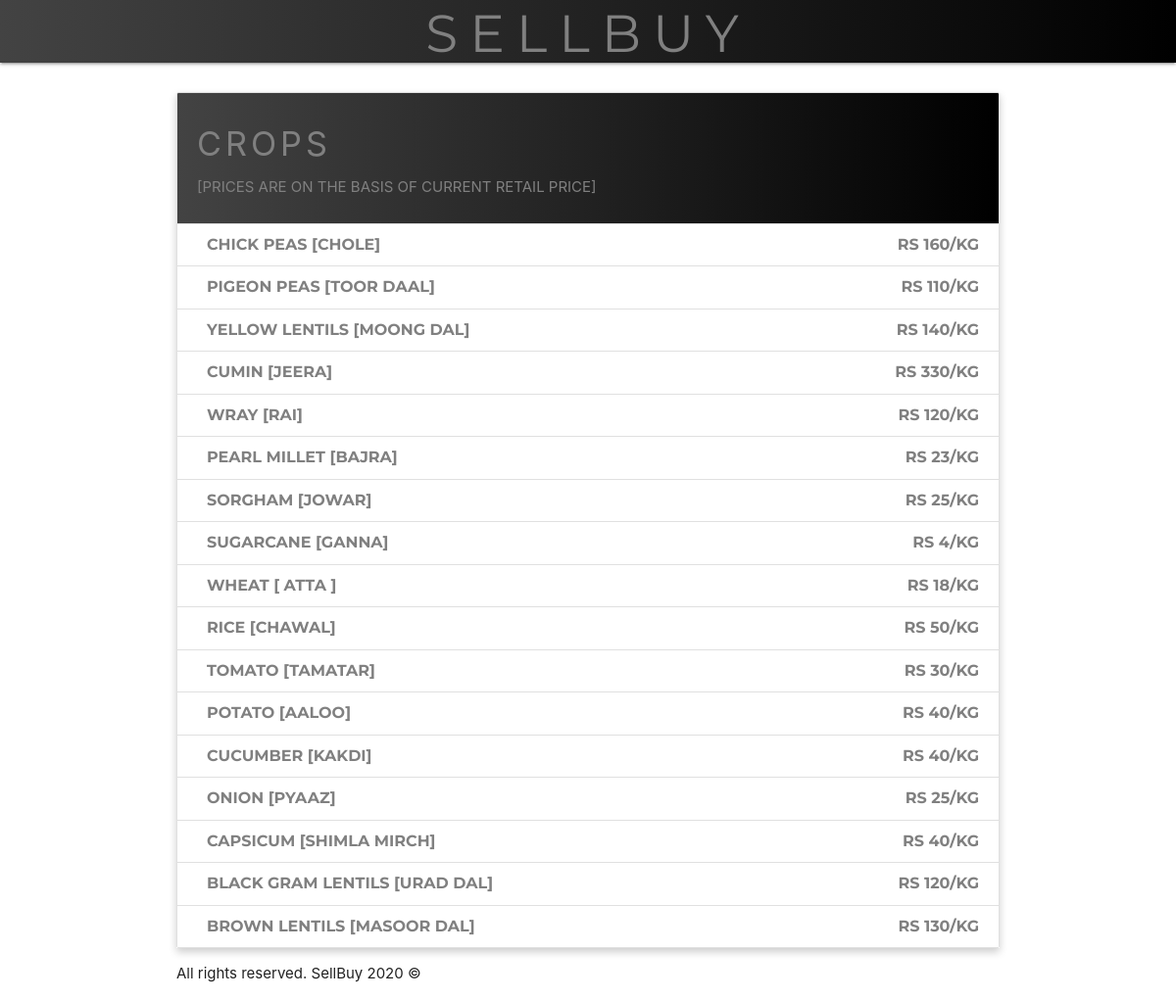
Screenshot of /price with the database file from the repository.
### home/models.py (models this page shows, shortened)
class Crop(models.Model):
    cropName = models.CharField(max_length=100)
    cropPrice = models.IntegerField()

### home/views.py (the view)
# urls.py: path('price', views.price, name='price'),
def price(request):
    crop = Crop.objects.all()
    return render(request, 'price.html',{'crop':crop})

### templates/price.html (shortened to what this page needs)
<!DOCTYPE html>
<html>
  <head>
    <link rel="stylesheet" href="https://cdnjs.cloudflare.com/ajax/libs/materialize/1.0.0/css/materialize.min.css">
  </head>
  <body>
    <nav id="navStyle">
        <div class="nav-wrapper">
            <a href="/"><h2 id="navh2">SellBuy</h2></a>
        </div>
    </nav>
      <div class="container" id='pushDown'>
          <ul class="collection with-header" id='priceList'>
              <div class="collection-header" id='listHead'><h4>Crops</h4>
                <p style="color: grey;">[Prices are on the basis of Current Retail price]</p>
              </div>
              {% for currCrop in crop %}
              <li class="collection-item" id='styleListItem'>
                  {{currCrop.cropName}}
                  <span class="right" id='noRight'>
                    Rs {{currCrop.cropPrice}}/kg
                  </span>
              </li>
              {% endfor %}
          </ul>
      </div>
      <footer class='container'>
        <p>
          All rights reserved. SellBuy 2020 &copy;
        </p>
      </footer>
  </body>
</html>

### templates/price.html (style rules this page uses)
a { text-decoration: none; }
#navStyle { background-image: linear-gradient(to right, #434343 0%, black 100%); text-align: center; }
#navStyle a { color : grey; }
#navh2 { font-family: 'Montserrat', sans-serif; letter-spacing: 12px; margin: 0 auto 0 auto; padding-top: 5px !important; text-transform: uppercase; }
#pushDown { margin-top: 30px; box-shadow: 0 4px 8px 0 rgba(0,0,0,0.2); }
#listHead { text-transform: uppercase; }
#styleListItem { font-family: 'Montserrat', sans-serif; font-size: 16px; font-weight:bold; text-transform: uppercase; color:grey; }
#listHead { background-image: linear-gradient(to right, #434343 0%, black 100%); color:grey; }
#listHead h4 { letter-spacing:4px; }

### rows the page displays
Crop: cropName "WHEAT [ ATTA ]", cropPrice "18"
Crop: cropName "RICE [CHAWAL]", cropPrice "50"
Crop: cropName "TOMATO [TAMATAR]", cropPrice "30"
Crop: cropName "POTATO [AALOO]", cropPrice "40"
Crop: cropName "CUCUMBER [KAKDI]", cropPrice "40"
Crop: cropName "ONION [PYAAZ]", cropPrice "25"
Crop: cropName "CAPSICUM [SHIMLA MIRCH]", cropPrice "40"
Crop: cropName "BLACK GRAM LENTILS [URAD DAL]", cropPrice "120"
Crop: cropName "BROWN LENTILS [MASOOR DAL]", cropPrice "130"
Crop: cropName "CHICK PEAS [CHOLE]", cropPrice "160"
Crop: cropName "PIGEON PEAS [TOOR DAAL]", cropPrice "110"
Crop: cropName "YELLOW LENTILS [MOONG DAL]", cropPrice "140"
Crop: cropName "CUMIN [JEERA]", cropPrice "330"
Crop: cropName "WRAY [RAI]", cropPrice "120"
Crop: cropName "PEARL MILLET [BAJRA]", cropPrice "23"
Crop: cropName "SORGHAM [JOWAR]", cropPrice "25"
Crop: cropName "SUGARCANE [GANNA]", cropPrice "4"
